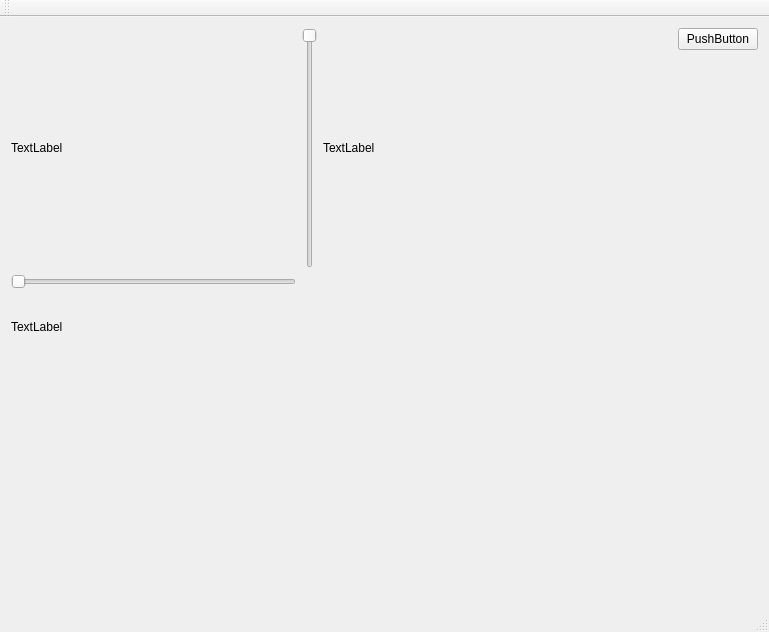
<?xml version="1.0" encoding="UTF-8"?>
<ui version="4.0">
 <class>MainWindow</class>
 <widget class="QMainWindow" name="MainWindow">
  <property name="geometry">
   <rect>
    <x>0</x>
    <y>0</y>
    <width>769</width>
    <height>632</height>
   </rect>
  </property>
  <property name="windowTitle">
   <string>MainWindow</string>
  </property>
  <widget class="QWidget" name="centralWidget">
   <layout class="QHBoxLayout" name="horizontalLayout">
    <item>
     <layout class="QGridLayout" name="gridLayout">
      <item row="0" column="1" alignment="Qt::AlignLeft">
       <widget class="QSlider" name="verticalSlider">
        <property name="minimum">
         <number>0</number>
        </property>
        <property name="orientation">
         <enum>Qt::Vertical</enum>
        </property>
        <property name="invertedAppearance">
         <bool>true</bool>
        </property>
        <property name="invertedControls">
         <bool>true</bool>
        </property>
       </widget>
      </item>
      <item row="2" column="0" alignment="Qt::AlignTop">
       <widget class="QLabel" name="horizCutLabel">
        <property name="minimumSize">
         <size>
          <width>0</width>
          <height>64</height>
         </size>
        </property>
        <property name="text">
         <string>TextLabel</string>
        </property>
       </widget>
      </item>
      <item row="0" column="2" alignment="Qt::AlignLeft">
       <widget class="QLabel" name="vertiCutLabel">
        <property name="minimumSize">
         <size>
          <width>64</width>
          <height>0</height>
         </size>
        </property>
        <property name="text">
         <string>TextLabel</string>
        </property>
       </widget>
      </item>
      <item row="0" column="0">
       <widget class="QLabel" name="display">
        <property name="text">
         <string>TextLabel</string>
        </property>
       </widget>
      </item>
      <item row="1" column="0" alignment="Qt::AlignTop">
       <widget class="QSlider" name="horizontalSlider">
        <property name="minimum">
         <number>0</number>
        </property>
        <property name="orientation">
         <enum>Qt::Horizontal</enum>
        </property>
       </widget>
      </item>
      <item row="0" column="3">
       <spacer name="horizontalSpacer">
        <property name="orientation">
         <enum>Qt::Horizontal</enum>
        </property>
        <property name="sizeHint" stdset="0">
         <size>
          <width>40</width>
          <height>20</height>
         </size>
        </property>
       </spacer>
      </item>
      <item row="3" column="0">
       <spacer name="verticalSpacer_2">
        <property name="orientation">
         <enum>Qt::Vertical</enum>
        </property>
        <property name="sizeHint" stdset="0">
         <size>
          <width>20</width>
          <height>40</height>
         </size>
        </property>
       </spacer>
      </item>
     </layout>
    </item>
    <item>
     <layout class="QVBoxLayout" name="verticalLayout">
      <item>
       <widget class="QPushButton" name="pushButton">
        <property name="text">
         <string>PushButton</string>
        </property>
       </widget>
      </item>
      <item>
       <spacer name="verticalSpacer">
        <property name="orientation">
         <enum>Qt::Vertical</enum>
        </property>
        <property name="sizeHint" stdset="0">
         <size>
          <width>20</width>
          <height>40</height>
         </size>
        </property>
       </spacer>
      </item>
     </layout>
    </item>
   </layout>
  </widget>
  <widget class="QMenuBar" name="menuBar">
   <property name="geometry">
    <rect>
     <x>0</x>
     <y>0</y>
     <width>769</width>
     <height>21</height>
    </rect>
   </property>
  </widget>
  <widget class="QToolBar" name="mainToolBar">
   <attribute name="toolBarArea">
    <enum>TopToolBarArea</enum>
   </attribute>
   <attribute name="toolBarBreak">
    <bool>false</bool>
   </attribute>
  </widget>
  <widget class="QStatusBar" name="statusBar"/>
 </widget>
 <layoutdefault spacing="6" margin="11"/>
 <resources/>
 <connections/>
</ui>
